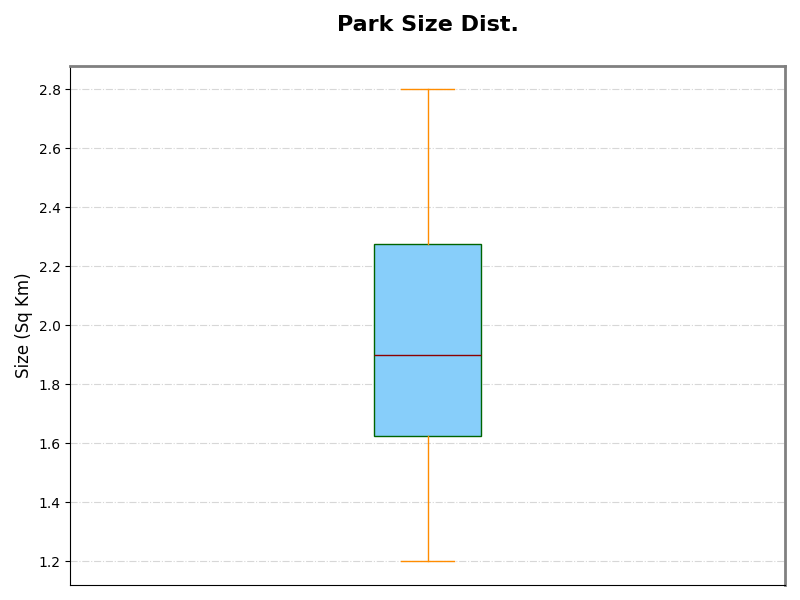

The script that drew this image:
import matplotlib.pyplot as plt
import numpy as np

combined_data = [1.2, 1.5, 1.3, 1.4, 1.6, 1.5, 1.7, 1.8, 1.6, 1.7,
                 2.1, 2.3, 2.5, 2.2, 2.4, 2.6, 2.5, 2.7, 2.8, 2.6,
                 1.7, 1.6, 1.9, 1.8, 2.0, 1.9, 2.1, 2.2, 1.8, 2.0]

fig, ax = plt.subplots(figsize=(8, 6))

ax.boxplot(combined_data, vert=True, patch_artist=True,
           boxprops=dict(facecolor='#87CEFA', color='darkgreen'),
           whiskerprops=dict(color='darkorange'),
           capprops=dict(color='darkorange'),
           flierprops=dict(marker='^', color='darkgreen', markersize=6, alpha=0.4),
           medianprops=dict(color='darkred', linewidth=1))

ax.set_title('Park Size Dist.', fontsize=16, fontweight='heavy', pad=25)
ax.set_ylabel('Size (Sq Km)', fontsize=12, fontweight='medium')
ax.set_xticks([])
ax.grid(axis='y', linestyle='-.', alpha=0.5)

ax.spines['top'].set_linewidth(2)
ax.spines['right'].set_linewidth(2)
ax.spines['top'].set_color('grey')
ax.spines['right'].set_color('grey')

plt.tight_layout()
plt.show()
